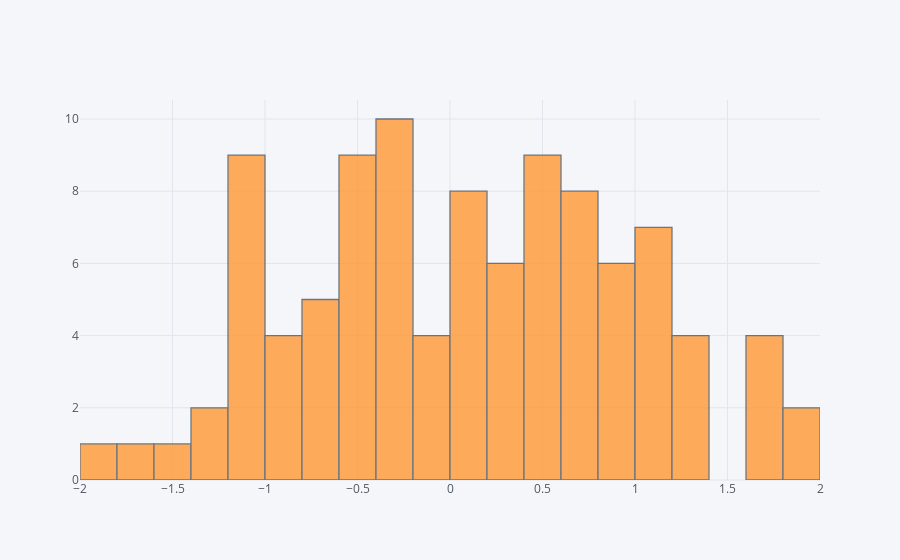

Notebook cell for this chart:
### Markdown cell above
## histogram

### Code cell
df['A'].iplot(kind='hist',bins=25)

### Figure 1 — Plotly figure (JSON) as saved in the notebook; plotly's stock layout.template omitted (floating-point values rounded to 4 significant figures)
{"data": [{"histfunc": "count", "histnorm": "", "marker": {"color": "rgba(255, 153, 51, 1.0)", "line": {"color": "#4D5663", "width": 1.3}}, "name": "A", "nbinsx": 25, "opacity": 0.8, "orientation": "v", "type": "histogram", "x": [-0.4708, 0.7261, -0.3838, 1.681, 1.225, -0.4264, 0.1585, 0.04879, -1.018, 1.066, -1.031, 0.5028, -0.3361, 1.051, -0.7436, -0.3862, -0.4034, -0.3284, -0.02284, 0.1093, 0.4229, -0.278, -1.052, 0.03096, -0.8317, -0.6293, -0.5218, 0.471, 1.919, 1.621, 0.9051, 0.5361, -0.2007, 1.019, 0.9035, 1.019, 0.8901, -1.619, -1.21, 1.719, 0.3624, -0.3186, 1.309, -1.367, 0.8469, 1.147, 0.8002, 1.226, 0.1956, -0.2276, 0.7844, 0.3963, 1.021, -1.101, -0.9901, -0.6994, 0.7269, 0.8481, 0.5751, -1.018, -0.569, 1.381, 1.676, 0.536, 0.04267, 0.3373, 0.4007, -1.471, 0.5885, -0.546, -0.6284, -1.115, 0.7967, 0.4456, 0.2267, 1.12, -0.2639, -0.5926, 0.348, -0.1145, 0.7474, -1.094, 0.7453, 0.1375, 0.05855, -0.6217, -0.08754, -0.8641, 0.6279, -0.4643, -0.3697, -0.9479, 0.7855, -0.01521, -1.028, -1.892, 1.893, -0.5263, -1.009, 0.2165]}], "layout": {"barmode": "overlay", "legend": {"bgcolor": "#F5F6F9", "font": {"color": "#4D5663"}}, "paper_bgcolor": "#F5F6F9", "plot_bgcolor": "#F5F6F9", "titlefont": {"color": "#4D5663"}, "xaxis1": {"gridcolor": "#E1E5ED", "showgrid": true, "tickfont": {"color": "#4D5663"}, "title": "", "titlefont": {"color": "#4D5663"}, "zerolinecolor": "#E1E5ED"}, "yaxis1": {"gridcolor": "#E1E5ED", "showgrid": true, "tickfont": {"color": "#4D5663"}, "title": "", "titlefont": {"color": "#4D5663"}, "zerolinecolor": "#E1E5ED"}}}
